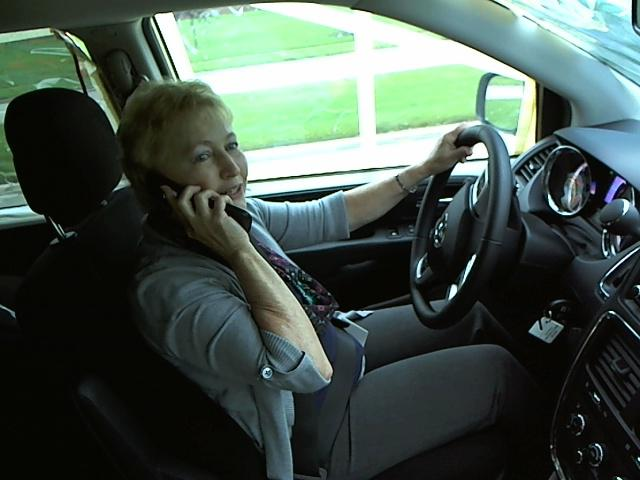
#> input picture images/scratch/original_3.jpg, 640 x 480 px
$ python canny.py
#> lines starting #> are read from the running program, lines starting #| are printed output that depends on the picture
import cv2
import numpy as np

img = cv2.imread('../scratch/original_3.jpg',0)
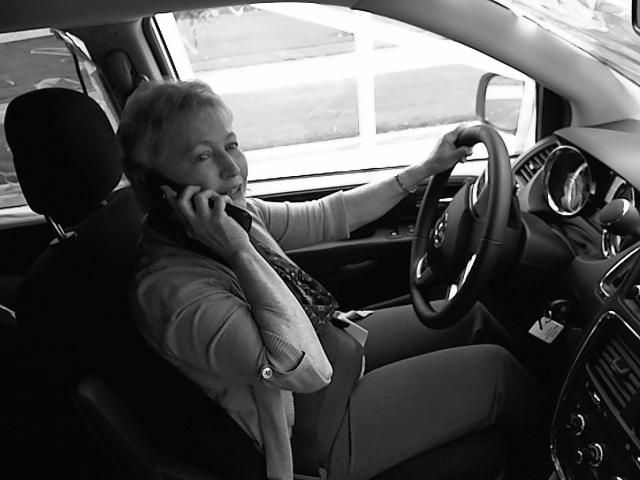
#> img: shape (480, 640); min 0, max 255, mean 79.6
canny = cv2.Canny(img,100,200)
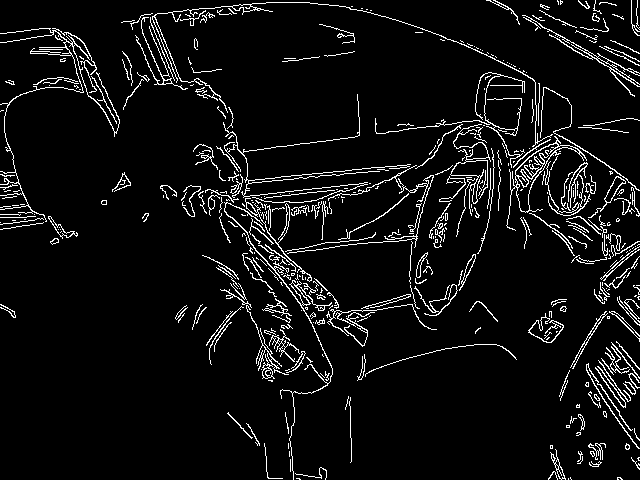
#> canny: shape (480, 640); 6.3% white in thin lines or dots

cv2.imwrite('../scratch/canny_3.jpg',canny)

$ run again, with images/scratch/original_2.jpg copied over images/scratch/original_3.jpg
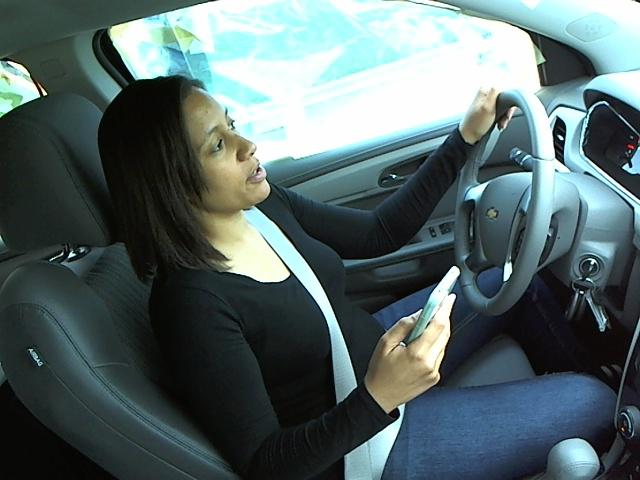
#> input picture images/scratch/original_2.jpg, 640 x 480 px
#> `img = cv2.imread('../scratch/original_3.jpg',0)`:
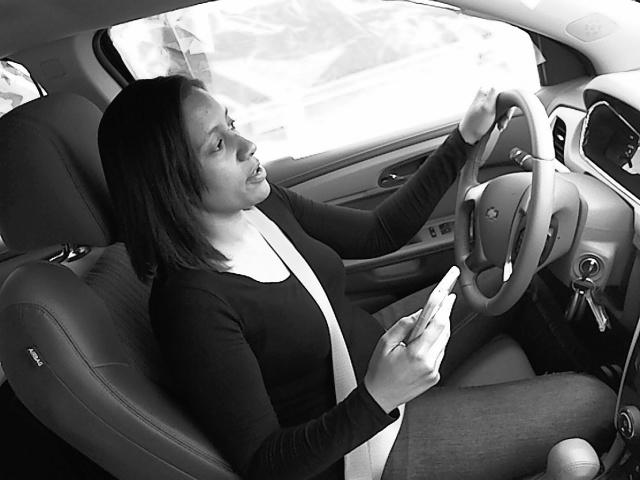
#> img: shape (480, 640); min 0, max 255, mean 98.4
#> `canny = cv2.Canny(img,100,200)`:
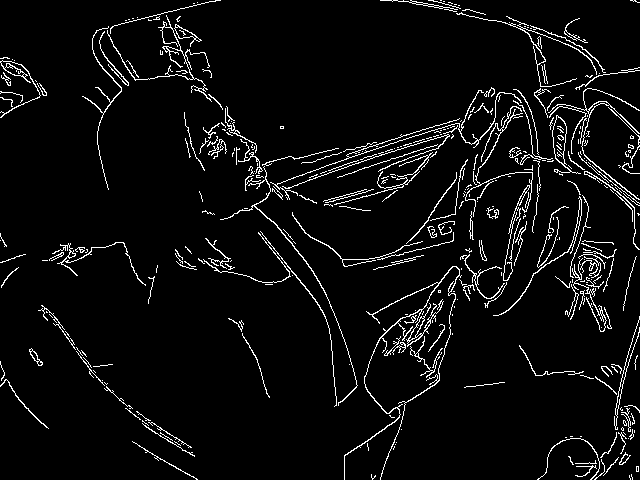
#> canny: shape (480, 640); 5.1% white in thin lines or dots

$ run again, with images/scratch/bilateral.jpg copied over images/scratch/original_3.jpg
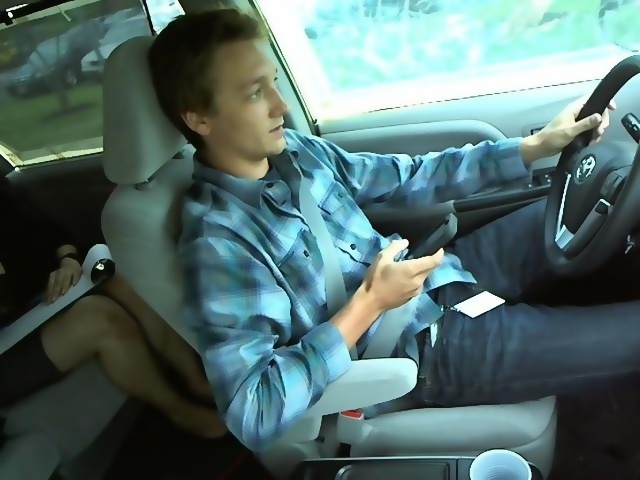
#> input picture images/scratch/bilateral.jpg, 640 x 480 px
#> `img = cv2.imread('../scratch/original_3.jpg',0)`:
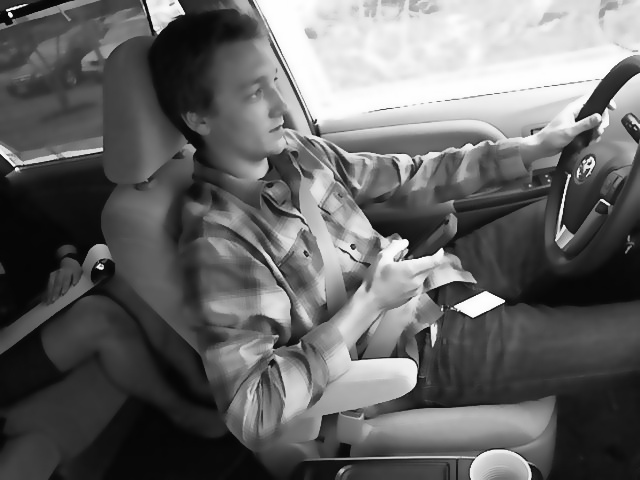
#> img: shape (480, 640); min 2, max 255, mean 101.8
#> `canny = cv2.Canny(img,100,200)`:
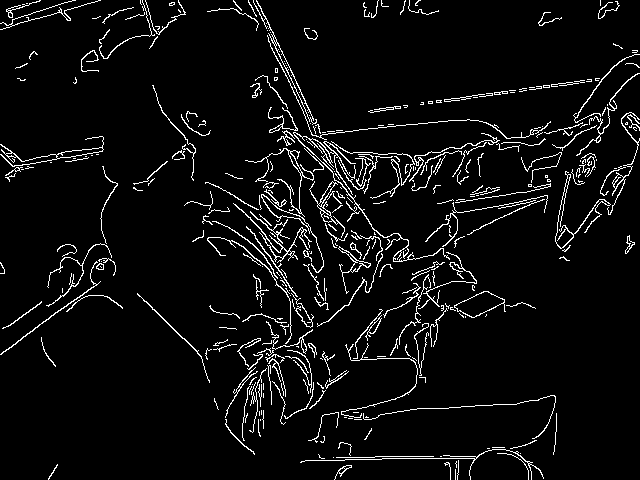
#> canny: shape (480, 640); 5.4% white in thin lines or dots
